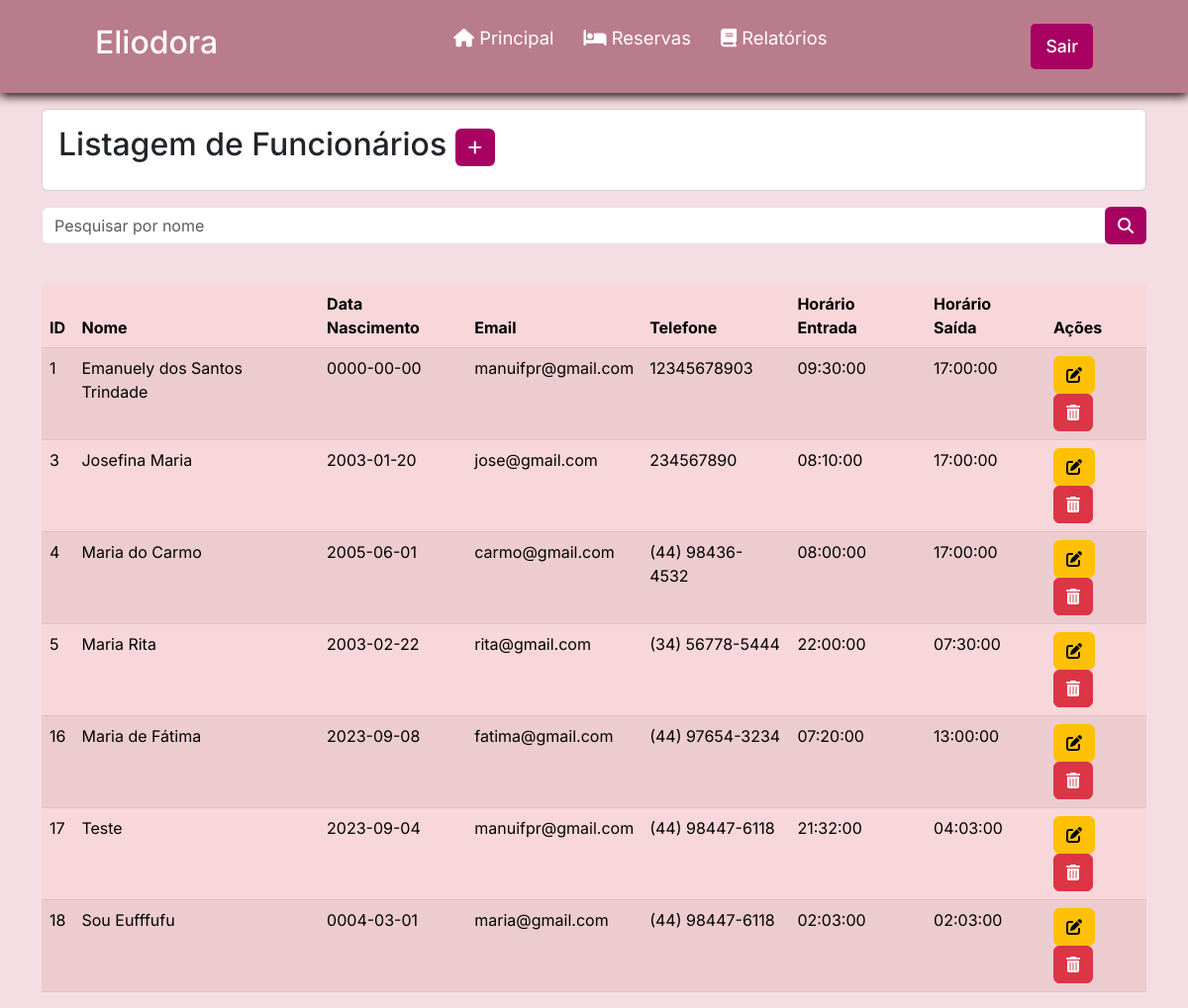
The page /listarFuncionario.php (signed in) on the database as committed earlier.
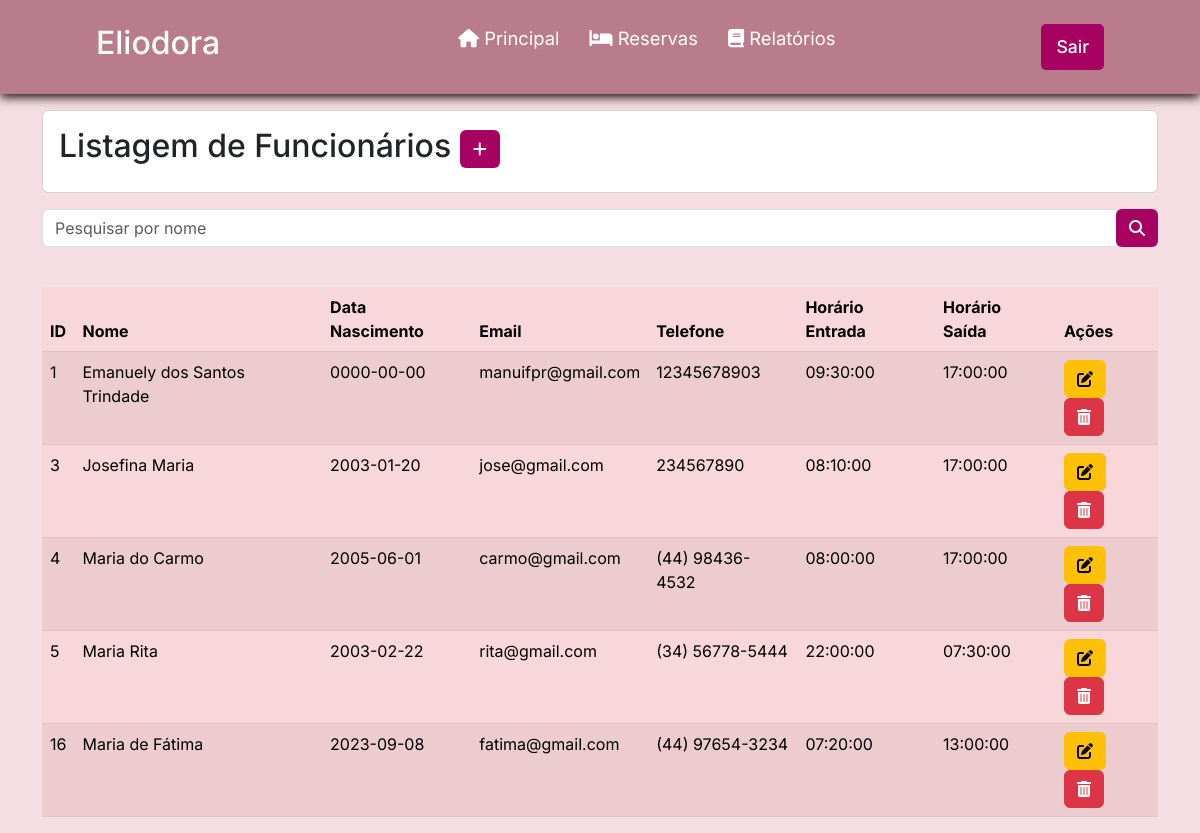
The same page on the database as committed later.
### tables this page shows
CREATE TABLE `funcionario` (
  `id` int(11) NOT NULL,
  `nome` varchar(100) NOT NULL,
  `cpf` varchar(15) NOT NULL,
  `dataNascimento` date NOT NULL,
  `genero` varchar(1) NOT NULL,
  `estado` varchar(100) NOT NULL,
  `cidade` varchar(100) NOT NULL,
  `endereco` varchar(100) NOT NULL,
  `numeroEndereco` int(11) NOT NULL,
  `cep` varchar(15) NOT NULL,
  `email` varchar(45) NOT NULL,
  `telefone` varchar(45) NOT NULL,
  `senha` varchar(100) NOT NULL,
  `dataAdmissao` date NOT NULL,
  `salario` double NOT NULL,
  `cargo` varchar(45) NOT NULL,
  `horarioEntrada` time NOT NULL,
  `horarioSaida` time NOT NULL,
  `dataDemissao` date DEFAULT NULL
);

### listarFuncionario.php (the view, shortened to what this page needs)
<?php
require_once("conexao.php");
$V_WHERE = " ";
$sql = "SELECT * FROM funcionario
        WHERE 1 = 1 " . $V_WHERE;
$resultado = mysqli_query($conexao, $sql);
?>
<?php require_once("cabecalho.php");?>
     <div class="card mt-3 mb-3">
  <div class="card-body">
    <h2 class="card-title">Listagem de Funcionários
    <a href="cadastrarFuncionario.php"
    class="btn btn-sn" style="background-color: #a70162; color: #fff;"><i class="fa-solid fa-plus"></i>
      </a>
      </h2>
  </div>
</div>
<form method="post">
<div class="input-group mb-3">
  <input type="text" name="nome" id="nome" class="form-control" placeholder="Pesquisar por nome" aria-label="Recipient's username" aria-describedby="basic-addon2">
  <div class="input-group-append">
    <button name="pesquisar" class="btn" style="background-color: #a70162; color: #fff;" type="submit" ><i class="fa-solid fa-magnifying-glass"></i> </button>
    </form>
  </div>
<br>
     <table class="table table-danger table-striped custom-table">
  <thead>
    <tr>
      <th scope="col">ID</th>
      <th scope="col">Nome</th>
      <th scope="col">Data Nascimento</th>
      <th scope="col">Email</th>
      <th scope="col">Telefone</th>
      <th scope="col">Horário Entrada</th>
      <th scope="col">Horário Saída</th>
      <th scope="col">Ações</th>
    </tr>
  </thead>
  <tbody>
        <?php while ($linha = mysqli_fetch_array($resultado)){ ?>
    <tr>
    <td><?= $linha['id'] ?></th>
      <td><?= $linha['nome'] ?></td>
      <td><?= $linha['dataNascimento'] ?></td>
      <td><?= $linha['email'] ?></td>
      <td><?= $linha['telefone'] ?></td>
      <td><?= $linha['horarioEntrada'] ?></td>
      <td><?= $linha['horarioSaida'] ?></td>
      <td>
        <a href="alterarFuncionario.php?id=<?= $linha['id'] ?>" class="btn btn-warning">
        <i class="fa-solid fa-pen-to-square"></i>
        </a>
        <a href="listarFuncionario.php?id=<?= $linha['id'] ?>" class="btn btn-danger"
        onclick="return confirm('Confirma exclusão')">
        <i class="fa-solid fa-trash-can"></i>
        </a>
        </td>
    </tr>
    <?php } ?>
  </tbody>
</table>
</body>
</html>

Rows that differ between the two databases and show on the page:
removed funcionario: id "17", nome "Teste", dataNascimento "2023-09-04", email "manuifpr@gmail.com", telefone "(44) 98447-6118", horarioEntrada "21:32:00", horarioSaida "04:03:00"
removed funcionario: id "18", nome "Sou Eufffufu", dataNascimento "0004-03-01", email "maria@gmail.com", telefone "(44) 98447-6118", horarioEntrada "02:03:00", horarioSaida "02:03:00"
